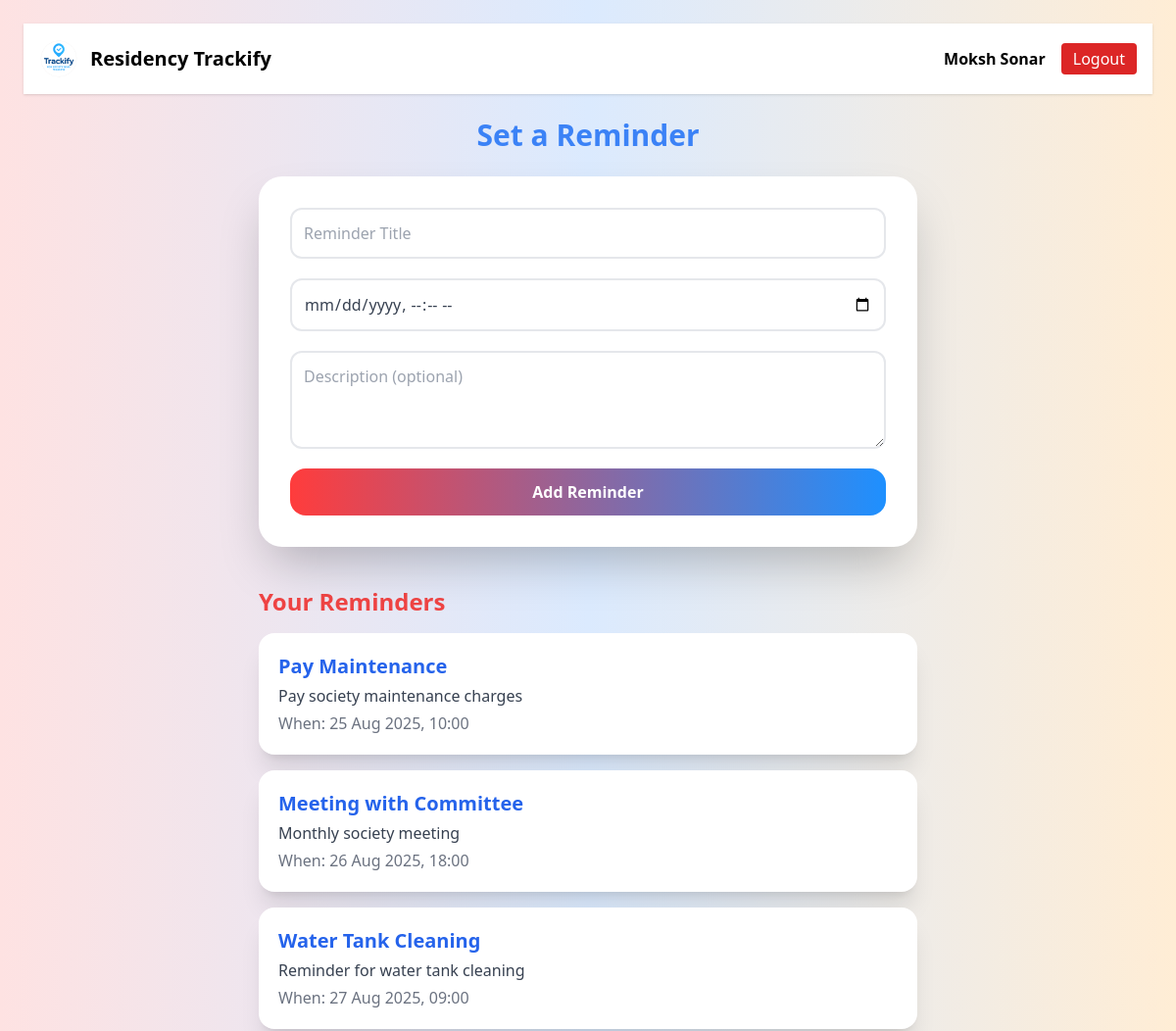
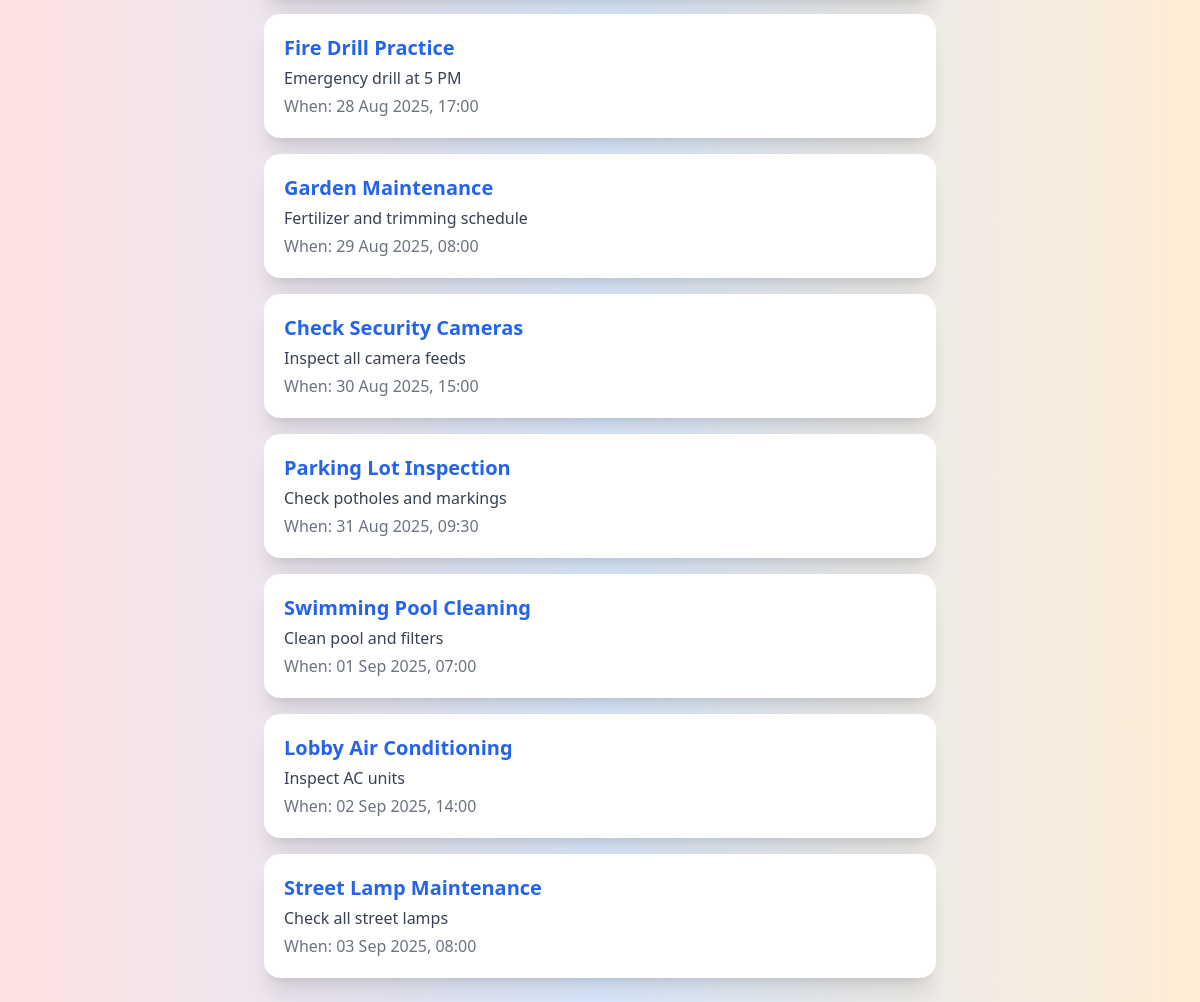
/reminders.php (signed in), run on the app's committed database (2 pictures, top to bottom).
### tables this page shows
CREATE TABLE `reminders` (
  `id` int(11) NOT NULL,
  `user_id` int(11) NOT NULL,
  `title` varchar(255) NOT NULL,
  `description` text DEFAULT NULL,
  `datetime` datetime NOT NULL,
  `created_at` timestamp NOT NULL DEFAULT current_timestamp()
);

### reminders.php (the view, shortened to what this page needs)
<?php
include 'header.php';
$user_id = $_SESSION['user_id'];
$reminders_res = $conn->query("SELECT * FROM reminders WHERE user_id='$user_id' ORDER BY datetime ASC");
?>
<!DOCTYPE html>
<html lang="en">
<head>
<script src="https://cdn.tailwindcss.com"></script>
</head>
<body class="bg-gradient-to-r from-red-100 via-blue-100 to-orange-100 min-h-screen p-6">
<div class="max-w-2xl mx-auto">
    <h1 class="text-3xl font-extrabold mb-6 text-center text-blue-500 animate-pulse">Set a Reminder</h1>
    <form method="post" class="bg-white shadow-2xl rounded-3xl p-8 space-y-5">
        <input type="text" name="title" placeholder="Reminder Title" required
               class="w-full p-3 rounded-xl border-2 border-gray-200 focus:border-blue-400 focus:ring-2 focus:ring-blue-300 text-gray-700">
        <input type="datetime-local" name="datetime" required
               class="w-full p-3 rounded-xl border-2 border-gray-200 focus:border-red-400 focus:ring-2 focus:ring-red-300 text-gray-700">
        <textarea name="description" placeholder="Description (optional)" rows="3"
                  class="w-full p-3 rounded-xl border-2 border-gray-200 focus:border-orange-400 focus:ring-2 focus:ring-orange-300 text-gray-700"></textarea>
        <button type="submit" class="w-full text-white font-bold py-3 rounded-2xl">Add Reminder</button>
    </form>
    <h2 class="text-2xl font-bold mt-10 mb-4 text-red-500">Your Reminders</h2>
    <div class="space-y-4">
        <?php while($reminder = $reminders_res->fetch_assoc()): ?>
        <div class="reminder-card bg-white rounded-2xl shadow-xl p-5 transition-all hover:shadow-2xl hover:-translate-y-1">
            <h3 class="text-xl font-semibold text-blue-600"><?= htmlspecialchars($reminder['title']) ?></h3>
            <p class="text-gray-700 mt-1"><?= htmlspecialchars($reminder['description']) ?></p>
            <p class="text-gray-500 mt-1 font-medium">When: <?= date("d M Y, H:i", strtotime($reminder['datetime'])) ?></p>
        </div>
        <?php endwhile; ?>
    </div>
</div>
</body>
</html>

### header.php (shortened to what this page needs)
<?php
$role = $_SESSION['role'];
$name = $_SESSION['name'];
?>
<nav class="bg-white shadow p-4 flex justify-between items-center mb-6">
    <div class="flex items-center space-x-3">
        <img src="RT.png" alt="Trackify Logo" class="h-10 w-10 rounded-full object-cover" />
        <h1 class="text-xl font-bold">Residency Trackify</h1>
    </div>
    <div class="flex space-x-4 items-center">
        <?php if($role == 'resident'): ?>
            <a href="dashboard.php" class="text-white hover:underline">Dashboard</a>
        <?php elseif($role == 'admin'): ?>
            <a href="view_issues.php" class="text-blue-600 hover:underline">All Issues</a>
        <?php endif; ?>
        <span class="font-semibold"><?= htmlspecialchars($name) ?></span>
        <a href="logout.php" class="bg-red-600 text-white px-3 py-1 rounded hover:bg-red-700">Logout</a>
    </div>
</nav>

### reminders.php (style rules this page uses)
input, textarea { transition: all 0.3s ease; box-shadow: 0 0 0px transparent; }
button { background: linear-gradient(90deg, #FF3C3C, #1E90FF); transition: all 0.3s ease; }
form, .reminder-card { animation: fadeInUp 0.8s ease forwards; opacity: 0; }

### data on the page
reminders: title "Pay Maintenance", description "Pay society maintenance charges", datetime "25 Aug 2025, 10:00"
reminders: title "Meeting with Committee", description "Monthly society meeting", datetime "26 Aug 2025, 18:00"
reminders: title "Water Tank Cleaning", description "Reminder for water tank cleaning", datetime "27 Aug 2025, 09:00"
reminders: title "Fire Drill Practice", description "Emergency drill at 5 PM", datetime "28 Aug 2025, 17:00"
reminders: title "Garden Maintenance", description "Fertilizer and trimming schedule", datetime "29 Aug 2025, 08:00"
reminders: title "Check Security Cameras", description "Inspect all camera feeds", datetime "30 Aug 2025, 15:00"
reminders: title "Parking Lot Inspection", description "Check potholes and markings", datetime "31 Aug 2025, 09:30"
reminders: title "Swimming Pool Cleaning", description "Clean pool and filters", datetime "01 Sep 2025, 07:00"
reminders: title "Lobby Air Conditioning", description "Inspect AC units", datetime "02 Sep 2025, 14:00"
reminders: title "Street Lamp Maintenance", description "Check all street lamps", datetime "03 Sep 2025, 08:00"

### other printed values
$name "Moksh Sonar"
